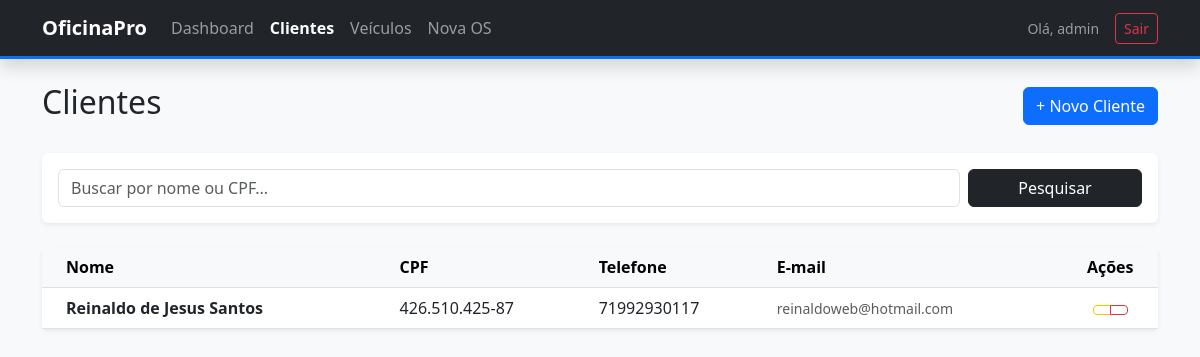
Screenshot of /oficina/clientes/ (signed in) with the database file from the repository.
### gestao/models.py (models this page shows, shortened)
class Cliente(models.Model):
    nome = models.CharField(max_length=100)
    email = models.EmailField()
    telefone = models.CharField(max_length=20)
    cpf = models.CharField(max_length=14, unique=True)

### gestao/views.py (the view)
# urls.py: path("clientes/", views.lista_clientes, name="lista_clientes"),
@login_required
def lista_clientes(request):
    busca = request.GET.get('search')
    if busca:
        clientes = Cliente.objects.filter(
            Q(nome__icontains=busca) | Q(cpf__icontains=busca)
        ).order_by('nome')
    else:
        clientes = Cliente.objects.all().order_by('nome')
    return render(request, 'gestao/lista_clientes.html', {
        'clientes': clientes,
        'busca': busca
    })

### gestao/templates/gestao/lista_clientes.html (shortened to what this page needs)
{% extends 'gestao/base.html' %}
{% block content %}
<div class="d-flex justify-content-between align-items-center mb-4">
    <h2> Clientes</h2>
    <a href="{% url 'novo_cliente' %}" class="btn btn-primary">+ Novo Cliente</a>
</div>
<div class="card shadow-sm mb-4">
    <div class="card-body">
        <form method="GET" class="row g-2">
            <div class="col-md-10">
                <input type="text" name="search" class="form-control" placeholder="Buscar por nome ou CPF..."
                    value="{{ busca|default:'' }}">
            </div>
            <div class="col-md-2">
                <button type="submit" class="btn btn-dark w-100">
                     Pesquisar
                </button>
            </div>
        </form>
    </div>
</div>
<div class="card shadow-sm border-0">
    <div class="card-body p-0">
        <div class="table-responsive">
            <table class="table table-hover align-middle mb-0">
                <thead class="table-light">
                    <tr>
                        <th class="ps-4">Nome</th>
                        <th>CPF</th>
                        <th>Telefone</th>
                        <th>E-mail</th>
                        <th class="text-center">Ações</th>
                    </tr>
                </thead>
                <tbody>
                    {% for cliente in clientes %}
                    <tr>
                        <td class="ps-4 fw-bold">{{ cliente.nome }}</td>
                        <td>{{ cliente.cpf }}</td>
                        <td>{{ cliente.telefone }}</td>
                        <td class="text-muted small">{{ cliente.email }}</td>
                        <td class="text-center">
                            <div class="btn-group">
                                <a href="{% url 'editar_cliente' cliente.id %}" class="btn btn-sm btn-outline-warning"
                                    title="Editar">
                                </a>
                                <a href="{% url 'excluir_cliente' cliente.id %}" class="btn btn-sm btn-outline-danger"
                                    title="Excluir">
                                </a>
                            </div>
                        </td>
                    </tr>
                    {% empty %}
                    <tr>
                        <td colspan="5" class="text-center py-5 text-muted">
                            Nenhum cliente encontrado para a busca "{{ busca }}".
                        </td>
                    </tr>
                    {% endfor %}
                </tbody>
            </table>
        </div>
    </div>
</div>
{% endblock %}

### gestao/templates/gestao/base.html (shortened to what this page needs)
{% load static %}
<!DOCTYPE html>
<html lang="pt-br">
<head>
    <link href="https://cdn.jsdelivr.net/npm/bootstrap@5.3.0/dist/css/bootstrap.min.css" rel="stylesheet">
    <link rel="stylesheet" href="{% static 'gestao/css/style.css' %}">
</head>
<body class="bg-light">
    <nav class="navbar navbar-expand-lg navbar-dark bg-dark shadow mb-4">
        <div class="container">
            <a class="navbar-brand fw-bold" href="{% url 'dashboard' %}">
                 OficinaPro
            </a>
            <div class="collapse navbar-collapse" id="navbarNav">
                <ul class="navbar-nav me-auto">
                    <li class="nav-item">
                        <a class="nav-link {% if request.resolver_match.url_name == 'dashboard' %}active fw-bold text-white{% endif %}"
                            href="{% url 'dashboard' %}">
                             Dashboard
                        </a>
                    </li>
                    <li class="nav-item">
                        <a class="nav-link {% if 'cliente' in request.resolver_match.url_name %}active fw-bold text-white{% endif %}"
                            href="{% url 'lista_clientes' %}">
                             Clientes
                        </a>
                    </li>
                    <li class="nav-item">
                        <a class="nav-link {% if 'veiculo' in request.resolver_match.url_name %}active fw-bold text-white{% endif %}"
                            href="{% url 'lista_veiculos' %}">
                             Veículos
                        </a>
                    </li>
                    <li class="nav-item">
                        <a class="nav-link {% if 'os' in request.resolver_match.url_name %}active fw-bold text-white{% endif %}"
                            href="{% url 'nova_os' %}">
                             Nova OS
                        </a>
                    </li>
                </ul>
                <div class="d-flex align-items-center">
                    <span class="navbar-text me-3 small">
                         Olá, {{ user.username }}
                    </span>
                    <form action="{% url 'logout' %}" method="post" class="d-inline">
                        <button type="submit" class="btn btn-sm btn-outline-danger">
                             Sair
                        </button>
                    </form>
                </div>
            </div>
        </div>
        </nav>
    <div class="container">
        {% block content %}
        {% endblock %}
    </div>
</body>
</html>

### gestao/static/gestao/css/style.css (style rules this page uses)
body { background-color: #f8f9fa; }
.navbar { border-bottom: 3px solid #0d6efd; }
.nav-link { transition: all 0.3s ease; }
.card { border: none; transition: transform 0.2s; }

### rows the page displays
Cliente: nome "Reinaldo de Jesus Santos", cpf "426.510.425-87", telefone "71992930117", email "reinaldoweb@hotmail.com"

### other values shown
{{ user.username }} "admin"
